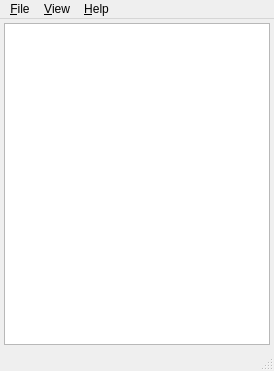
<?xml version="1.0" encoding="UTF-8"?>
<ui version="4.0">
 <class>MVPLabGui</class>
 <widget class="QMainWindow" name="MVPLabGui">
  <property name="geometry">
   <rect>
    <x>0</x>
    <y>0</y>
    <width>274</width>
    <height>371</height>
   </rect>
  </property>
  <property name="windowIcon">
   <iconset resource="libmvp_resources.qrc">
    <normaloff>:/window-icon.png</normaloff>:/window-icon.png</iconset>
  </property>
  <widget class="QWidget" name="centralWidget">
   <layout class="QVBoxLayout" name="verticalLayout">
    <property name="spacing">
     <number>3</number>
    </property>
    <property name="leftMargin">
     <number>4</number>
    </property>
    <property name="topMargin">
     <number>4</number>
    </property>
    <property name="rightMargin">
     <number>4</number>
    </property>
    <property name="bottomMargin">
     <number>4</number>
    </property>
    <item>
     <widget class="QTextBrowser" name="logview">
      <property name="font">
       <font>
        <family>Monospace</family>
       </font>
      </property>
      <property name="tabChangesFocus">
       <bool>true</bool>
      </property>
     </widget>
    </item>
   </layout>
  </widget>
  <widget class="QMenuBar" name="menuBar">
   <property name="geometry">
    <rect>
     <x>0</x>
     <y>0</y>
     <width>274</width>
     <height>21</height>
    </rect>
   </property>
   <widget class="QMenu" name="menuFile">
    <property name="title">
     <string>&amp;File</string>
    </property>
    <addaction name="action_quit"/>
   </widget>
   <widget class="QMenu" name="menu_Help">
    <property name="title">
     <string>&amp;Help</string>
    </property>
    <addaction name="actionAbout"/>
    <addaction name="actionAbout_Qt"/>
   </widget>
   <widget class="QMenu" name="menu_View">
    <property name="title">
     <string>&amp;View</string>
    </property>
    <addaction name="actionShowAdvanced"/>
   </widget>
   <addaction name="menuFile"/>
   <addaction name="menu_View"/>
   <addaction name="menu_Help"/>
  </widget>
  <widget class="QStatusBar" name="statusbar"/>
  <action name="action_refresh_serial_ports">
   <property name="text">
    <string>Refresh</string>
   </property>
  </action>
  <action name="action_open_firmware">
   <property name="text">
    <string>Open bin file</string>
   </property>
  </action>
  <action name="action_quit">
   <property name="text">
    <string>&amp;Quit</string>
   </property>
   <property name="shortcut">
    <string>Ctrl+Q</string>
   </property>
  </action>
  <action name="action_firmware_start">
   <property name="text">
    <string>Start</string>
   </property>
  </action>
  <action name="actionAbout">
   <property name="text">
    <string>&amp;About</string>
   </property>
  </action>
  <action name="actionAbout_Qt">
   <property name="text">
    <string>About &amp;Qt</string>
   </property>
  </action>
  <action name="actionShowAdvanced">
   <property name="checkable">
    <bool>true</bool>
   </property>
   <property name="checked">
    <bool>true</bool>
   </property>
   <property name="text">
    <string>Show &amp;Advanced</string>
   </property>
  </action>
 </widget>
 <layoutdefault spacing="6" margin="11"/>
 <tabstops>
  <tabstop>logview</tabstop>
 </tabstops>
 <resources>
  <include location="libmvp_resources.qrc"/>
 </resources>
 <connections>
  <connection>
   <sender>action_quit</sender>
   <signal>triggered()</signal>
   <receiver>MVPLabGui</receiver>
   <slot>close()</slot>
   <hints>
    <hint type="sourcelabel">
     <x>-1</x>
     <y>-1</y>
    </hint>
    <hint type="destinationlabel">
     <x>254</x>
     <y>339</y>
    </hint>
   </hints>
  </connection>
 </connections>
</ui>
